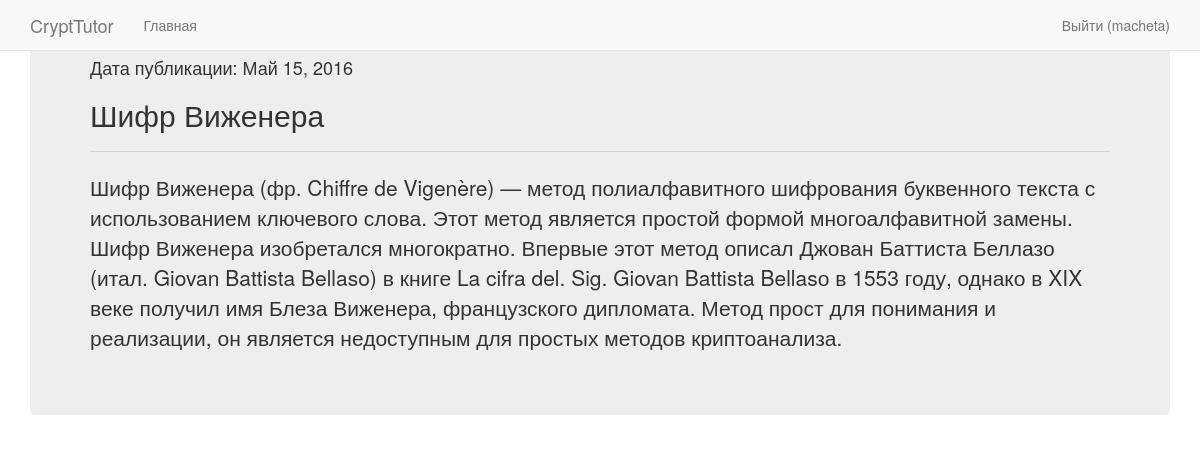
The app's page /theory/all/lesson/6/ (signed in) with its own data.
### vkr/models.py (models this page shows, shortened)
class theory(models.Model):
    class Meta():
        db_table = "theory"
    theory_title = models.CharField(max_length = 200)
    theory_text = models.TextField()
    theory_date = models.DateField()

### vkr/views.py (the view)
# urls.py: url(r'^theory/all/lesson/(?P<theory_id>\d+)/$', 'vkr.views.oneTheory'),
def oneTheory(request, theory_id):
    return render_to_response('oneTheory.html', {'oneTheory': theory.objects.get(id=theory_id), 'username': auth.get_user(request).username})

### templates/oneTheory.html (shortened to what this page needs)
{% load staticfiles %}
<!DOCTYPE html>
<html lang="ru">
        <head>
            <link rel="stylesheet" type="text/css" href="{% static "static/css/bootstrap.css" %}">
        </head>
    <body>
    <div class="navbar navbar-default navbar-fixed-top" role="navigation">
      <div class="container">
        <div class="navbar-header">
          <a class="navbar-brand" href="#">CryptTutor</a>
        </div>
        <div class="navbar-collapse collapse">
          <ul class="nav navbar-nav">
            <li><a href="#">Главная</a></li>
          </ul>
          <ul class="nav navbar-nav navbar-right">
              {% if username %}
                <li><a href="/auth/logout/">Выйти ({{ username }}) </a> </li>
              {% else %}
                <li><a href="/auth/login/">Войти</a> </li>
              {% endif %}
          </ul>
        </div>
      </div>
    </div>
<div class="container">
<div class="jumbotron">
        <h4>Дата публикации: {{ oneTheory.theory_date }}</h4>
        <h2>{{ oneTheory.theory_title }}</h2>
        <hr>
        <p>{{ oneTheory.theory_text }}</p>
    </div>
    </div>
    </body>
</html>

### records on screen
theory: theory_date "Май 15, 2016", theory_title "Шифр Виженера", theory_text "Шифр Виженера (фр. Chiffre de Vigenère) — метод полиалфавитного шифрования буквенного текста с использованием ключевого слова. Этот метод является простой формой многоалфавитной замены. Шифр Виженера изобретался многократно. Впервые этот метод описал Джован Баттиста Беллазо (итал. Giovan Battista Bellaso) в книге La cifra del. Sig. Giovan Battista Bellasо в 1553 году, однако в XIX веке получил имя Блеза Виженера, французского дипломата. Метод прост для понимания и реализации, он является недоступным для простых методов криптоанализа."

### other values on screen
{{ username }} "macheta"
